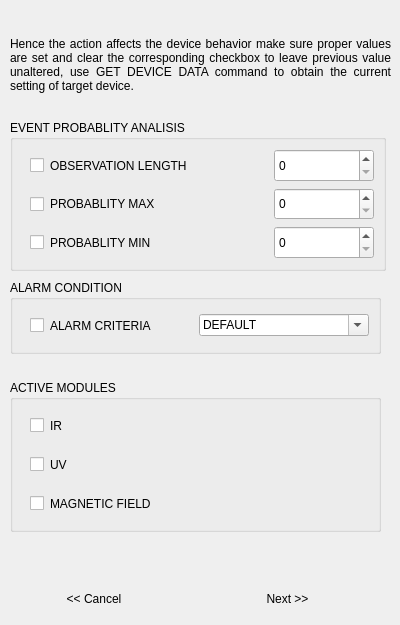
        <widget class="QWidget" name="page_5">
         <widget class="QLabel" name="label_7">
          <property name="geometry">
           <rect>
            <x>10</x>
            <y>20</y>
            <width>381</width>
            <height>131</height>
           </rect>
          </property>
          <property name="text">
           <string>&lt;html&gt;&lt;head/&gt;&lt;body&gt;&lt;p align=&quot;justify&quot;&gt;Hence the action affects the device behavior make sure proper values are set and clear the corresponding checkbox to leave previous value unaltered, use GET DEVICE DATA command to obtain the current setting of target device. &lt;/p&gt;&lt;p&gt;&lt;br/&gt;&lt;/p&gt;&lt;/body&gt;&lt;/html&gt;</string>
          </property>
          <property name="textFormat">
           <enum>Qt::RichText</enum>
          </property>
          <property name="scaledContents">
           <bool>true</bool>
          </property>
          <property name="wordWrap">
           <bool>true</bool>
          </property>
         </widget>
         <widget class="QGroupBox" name="groupBox_8">
          <property name="geometry">
           <rect>
            <x>10</x>
            <y>380</y>
            <width>371</width>
            <height>152</height>
           </rect>
          </property>
          <property name="sizePolicy">
           <sizepolicy hsizetype="Preferred" vsizetype="Preferred">
            <horstretch>0</horstretch>
            <verstretch>0</verstretch>
           </sizepolicy>
          </property>
          <property name="minimumSize">
           <size>
            <width>40</width>
            <height>0</height>
           </size>
          </property>
          <property name="maximumSize">
           <size>
            <width>16777215</width>
            <height>16777215</height>
           </size>
          </property>
          <property name="title">
           <string>ACTIVE MODULES</string>
          </property>
          <layout class="QGridLayout" name="gridLayout_6">
           <item row="0" column="0">
            <layout class="QVBoxLayout" name="verticalLayout_7">
             <item>
              <widget class="QCheckBox" name="cb_config_active_modules_ir">
               <property name="sizePolicy">
                <sizepolicy hsizetype="Preferred" vsizetype="Preferred">
                 <horstretch>0</horstretch>
                 <verstretch>0</verstretch>
                </sizepolicy>
               </property>
               <property name="styleSheet">
                <string notr="true"> QCheckBox{
     background: qlineargradient(x1: 0, y1: 0, x2: 0, y2: 1,
                                 stop: 0 #D3D3D3, stop: 0.4 #7E7E7E,
                                 stop: 0.5 #7E7E7E, stop: 1.0 #7E7E7E);
     
/*     border: 1px solid #C4C4C3;
 border-top: 1px solid #C2C7CB;*/
   /*  border-bottom-color: #C2C7CB;*/
     border-top-left-radius: 10px;
     border-top-right-radius: 4px;
     min-width: 8ex;
     padding: 8px;

}


</string>
               </property>
               <property name="text">
                <string>IR                </string>
               </property>
              </widget>
             </item>
             <item>
              <widget class="QCheckBox" name="cb_config_active_modules_uv">
               <property name="sizePolicy">
                <sizepolicy hsizetype="Preferred" vsizetype="Preferred">
                 <horstretch>0</horstretch>
                 <verstretch>0</verstretch>
                </sizepolicy>
               </property>
               <property name="styleSheet">
                <string notr="true"> QCheckBox{
     background: qlineargradient(x1: 0, y1: 0, x2: 0, y2: 1,
                                 stop: 0 #D3D3D3, stop: 0.4 #7E7E7E,
                                 stop: 0.5 #7E7E7E, stop: 1.0 #7E7E7E);
     
/*     border: 1px solid #C4C4C3;
 border-top: 1px solid #C2C7CB;*/
   /*  border-bottom-color: #C2C7CB;*/
     border-top-left-radius: 10px;
     border-top-right-radius: 4px;
     min-width: 8ex;
     padding: 8px;

}


</string>
               </property>
               <property name="text">
                <string>UV            </string>
               </property>
              </widget>
             </item>
             <item>
              <widget class="QCheckBox" name="cb_config_active_modules_mf">
               <property name="sizePolicy">
                <sizepolicy hsizetype="Preferred" vsizetype="Preferred">
                 <horstretch>0</horstretch>
                 <verstretch>0</verstretch>
                </sizepolicy>
               </property>
               <property name="styleSheet">
                <string notr="true"> QCheckBox{
     background: qlineargradient(x1: 0, y1: 0, x2: 0, y2: 1,
                                 stop: 0 #D3D3D3, stop: 0.4 #7E7E7E,
                                 stop: 0.5 #7E7E7E, stop: 1.0 #7E7E7E);
     
/*     border: 1px solid #C4C4C3;
 border-top: 1px solid #C2C7CB;*/
   /*  border-bottom-color: #C2C7CB;*/
     border-top-left-radius: 10px;
     border-top-right-radius: 4px;
     min-width: 8ex;
     padding: 8px;

}


</string>
               </property>
               <property name="text">
                <string>MAGNETIC FIELD</string>
               </property>
              </widget>
             </item>
            </layout>
           </item>
          </layout>
         </widget>
         <widget class="QGroupBox" name="groupBox_9">
          <property name="geometry">
           <rect>
            <x>10</x>
            <y>120</y>
            <width>376</width>
            <height>151</height>
           </rect>
          </property>
          <property name="sizePolicy">
           <sizepolicy hsizetype="Preferred" vsizetype="Preferred">
            <horstretch>0</horstretch>
            <verstretch>0</verstretch>
           </sizepolicy>
          </property>
          <property name="minimumSize">
           <size>
            <width>361</width>
            <height>100</height>
           </size>
          </property>
          <property name="maximumSize">
           <size>
            <width>16777215</width>
            <height>16777215</height>
           </size>
          </property>
          <property name="title">
           <string>EVENT PROBABLITY ANALISIS</string>
          </property>
          <layout class="QGridLayout" name="gridLayout_10">
           <item row="0" column="0">
            <layout class="QHBoxLayout" name="horizontalLayout_12">
             <item>
              <widget class="QCheckBox" name="cb_config_observation_length">
               <property name="sizePolicy">
                <sizepolicy hsizetype="Preferred" vsizetype="Preferred">
                 <horstretch>0</horstretch>
                 <verstretch>0</verstretch>
                </sizepolicy>
               </property>
               <property name="styleSheet">
                <string notr="true"> QCheckBox{
     background: qlineargradient(x1: 0, y1: 0, x2: 0, y2: 1,
                                 stop: 0 #D3D3D3, stop: 0.4 #7E7E7E,
                                 stop: 0.5 #7E7E7E, stop: 1.0 #7E7E7E);
     
/*     border: 1px solid #C4C4C3;
 border-top: 1px solid #C2C7CB;*/
   /*  border-bottom-color: #C2C7CB;*/
     border-top-left-radius: 10px;
     border-top-right-radius: 4px;
     min-width: 8ex;
     padding: 8px;

}

</string>
               </property>
               <property name="text">
                <string>OBSERVATION LENGTH</string>
               </property>
              </widget>
             </item>
             <item>
              <widget class="QSpinBox" name="dSB_observation_length">
               <property name="sizePolicy">
                <sizepolicy hsizetype="Fixed" vsizetype="Preferred">
                 <horstretch>0</horstretch>
                 <verstretch>0</verstretch>
                </sizepolicy>
               </property>
               <property name="minimumSize">
                <size>
                 <width>100</width>
                 <height>0</height>
                </size>
               </property>
               <property name="maximum">
                <number>200</number>
               </property>
              </widget>
             </item>
            </layout>
           </item>
           <item row="1" column="0">
            <layout class="QHBoxLayout" name="horizontalLayout_13">
             <item>
              <widget class="QCheckBox" name="cb_config_probablity_max">
               <property name="sizePolicy">
                <sizepolicy hsizetype="Preferred" vsizetype="Preferred">
                 <horstretch>0</horstretch>
                 <verstretch>0</verstretch>
                </sizepolicy>
               </property>
               <property name="styleSheet">
                <string notr="true"> QCheckBox{
     background: qlineargradient(x1: 0, y1: 0, x2: 0, y2: 1,
                                 stop: 0 #D3D3D3, stop: 0.4 #7E7E7E,
                                 stop: 0.5 #7E7E7E, stop: 1.0 #7E7E7E);
     
/*     border: 1px solid #C4C4C3;
 border-top: 1px solid #C2C7CB;*/
   /*  border-bottom-color: #C2C7CB;*/
     border-top-left-radius: 10px;
     border-top-right-radius: 4px;
     min-width: 8ex;
     padding: 8px;

}

</string>
               </property>
               <property name="text">
                <string>PROBABLITY MAX</string>
               </property>
              </widget>
             </item>
             <item>
              <widget class="QSpinBox" name="dSB_probablity_max">
               <property name="sizePolicy">
                <sizepolicy hsizetype="Fixed" vsizetype="Preferred">
                 <horstretch>0</horstretch>
                 <verstretch>0</verstretch>
                </sizepolicy>
               </property>
               <property name="minimumSize">
                <size>
                 <width>100</width>
                 <height>0</height>
                </size>
               </property>
               <property name="maximum">
                <number>100</number>
               </property>
              </widget>
             </item>
            </layout>
           </item>
           <item row="2" column="0">
            <layout class="QHBoxLayout" name="horizontalLayout_14">
             <item>
              <widget class="QCheckBox" name="cb_config_probablity_min">
               <property name="sizePolicy">
                <sizepolicy hsizetype="Preferred" vsizetype="Preferred">
                 <horstretch>0</horstretch>
                 <verstretch>0</verstretch>
                </sizepolicy>
               </property>
               <property name="styleSheet">
                <string notr="true"> QCheckBox{
     background: qlineargradient(x1: 0, y1: 0, x2: 0, y2: 1,
                                 stop: 0 #D3D3D3, stop: 0.4 #7E7E7E,
                                 stop: 0.5 #7E7E7E, stop: 1.0 #7E7E7E);
     
/*     border: 1px solid #C4C4C3;
 border-top: 1px solid #C2C7CB;*/
   /*  border-bottom-color: #C2C7CB;*/
     border-top-left-radius: 10px;
     border-top-right-radius: 4px;
     min-width: 8ex;
     padding: 8px;

}

</string>
               </property>
               <property name="text">
                <string>PROBABLITY MIN</string>
               </property>
              </widget>
             </item>
             <item>
              <widget class="QSpinBox" name="dSB_probablity_min">
               <property name="sizePolicy">
                <sizepolicy hsizetype="Fixed" vsizetype="Preferred">
                 <horstretch>0</horstretch>
                 <verstretch>0</verstretch>
                </sizepolicy>
               </property>
               <property name="minimumSize">
                <size>
                 <width>100</width>
                 <height>0</height>
                </size>
               </property>
               <property name="maximum">
                <number>100</number>
               </property>
              </widget>
             </item>
            </layout>
           </item>
          </layout>
          <zorder></zorder>
          <zorder></zorder>
          <zorder></zorder>
         </widget>
         <widget class="QWidget" name="layoutWidget_4">
          <property name="geometry">
           <rect>
            <x>0</x>
            <y>580</y>
            <width>381</width>
            <height>36</height>
           </rect>
          </property>
          <layout class="QHBoxLayout" name="horizontalLayout_26">
           <item>
            <widget class="QPushButton" name="btn_back_analisis">
             <property name="styleSheet">
              <string notr="true"> QPushButton{
     background: qlineargradient(x1: 0, y1: 0, x2: 0, y2: 1,
                                 stop: 0 #D3D3D3, stop: 0.4 #7E7E7E,
                                 stop: 0.5 #7E7E7E, stop: 1.0 #7E7E7E);
     
/*     border: 1px solid #C4C4C3;
 border-top: 1px solid #C2C7CB;*/
   /*  border-bottom-color: #C2C7CB;*/
     border-top-left-radius: 4px;
     border-top-right-radius: 10px;
     min-width: 8ex;
     padding: 8px;

}

  QPushButton:hover {
background: qlineargradient(x1: 0, y1: 0, x2: 0, y2: 1,
                                 stop: 0 #7E7E7E, stop: 0.4 #DDDDDD,
                                 stop: 0.5 #D8D8D8, stop: 1.0 #D3D3D3);
 }

  QPushButton:selected {
     border-color: #9B9B9B;
   /*  border-bottom-color: #C2C7CB;*/ /* same as pane color */
 }

 QPushButton:!selected {
     margin-top: 2px; /* make non-selected tabs look smaller */
 }</string>
             </property>
             <property name="text">
              <string>&lt;&lt; Cancel</string>
             </property>
            </widget>
           </item>
           <item>
            <widget class="QPushButton" name="btn_save_analisis">
             <property name="styleSheet">
              <string notr="true"> QPushButton{
     background: qlineargradient(x1: 0, y1: 0, x2: 0, y2: 1,
                                 stop: 0 #D3D3D3, stop: 0.4 #7E7E7E,
                                 stop: 0.5 #7E7E7E, stop: 1.0 #7E7E7E);
     
/*     border: 1px solid #C4C4C3;
 border-top: 1px solid #C2C7CB;*/
   /*  border-bottom-color: #C2C7CB;*/
     border-top-left-radius: 4px;
     border-top-right-radius: 10px;
     min-width: 8ex;
     padding: 8px;

}

  QPushButton:hover {
background: qlineargradient(x1: 0, y1: 0, x2: 0, y2: 1,
                                 stop: 0 #7E7E7E, stop: 0.4 #DDDDDD,
                                 stop: 0.5 #D8D8D8, stop: 1.0 #D3D3D3);
 }

  QPushButton:selected {
     border-color: #9B9B9B;
   /*  border-bottom-color: #C2C7CB;*/ /* same as pane color */
 }

 QPushButton:!selected {
     margin-top: 2px; /* make non-selected tabs look smaller */
 }</string>
             </property>
             <property name="text">
              <string>Next &gt;&gt;</string>
             </property>
            </widget>
           </item>
          </layout>
         </widget>
         <widget class="QGroupBox" name="groupBox_12">
          <property name="geometry">
           <rect>
            <x>10</x>
            <y>280</y>
            <width>371</width>
            <height>74</height>
           </rect>
          </property>
          <property name="sizePolicy">
           <sizepolicy hsizetype="Preferred" vsizetype="Preferred">
            <horstretch>0</horstretch>
            <verstretch>0</verstretch>
           </sizepolicy>
          </property>
          <property name="minimumSize">
           <size>
            <width>40</width>
            <height>0</height>
           </size>
          </property>
          <property name="maximumSize">
           <size>
            <width>16777215</width>
            <height>16777215</height>
           </size>
          </property>
          <property name="title">
           <string>ALARM CONDITION </string>
          </property>
          <layout class="QGridLayout" name="gridLayout_9">
           <item row="0" column="0">
            <layout class="QHBoxLayout" name="horizontalLayout_6">
             <item>
              <widget class="QCheckBox" name="cb_config_criteria">
               <property name="sizePolicy">
                <sizepolicy hsizetype="Preferred" vsizetype="Preferred">
                 <horstretch>0</horstretch>
                 <verstretch>0</verstretch>
                </sizepolicy>
               </property>
               <property name="styleSheet">
                <string notr="true"> QCheckBox{
     background: qlineargradient(x1: 0, y1: 0, x2: 0, y2: 1,
                                 stop: 0 #D3D3D3, stop: 0.4 #7E7E7E,
                                 stop: 0.5 #7E7E7E, stop: 1.0 #7E7E7E);
     
/*     border: 1px solid #C4C4C3;
 border-top: 1px solid #C2C7CB;*/
   /*  border-bottom-color: #C2C7CB;*/
     border-top-left-radius: 10px;
     border-top-right-radius: 4px;
     min-width: 8ex;
     padding: 8px;

}


</string>
               </property>
               <property name="text">
                <string>ALARM CRITERIA</string>
               </property>
              </widget>
             </item>
             <item>
              <widget class="QComboBox" name="combo_alarm_condition">
               <property name="editable">
                <bool>true</bool>
               </property>
               <item>
                <property name="text">
                 <string>DEFAULT</string>
                </property>
               </item>
              </widget>
             </item>
            </layout>
           </item>
          </layout>
         </widget>
        </widget>
